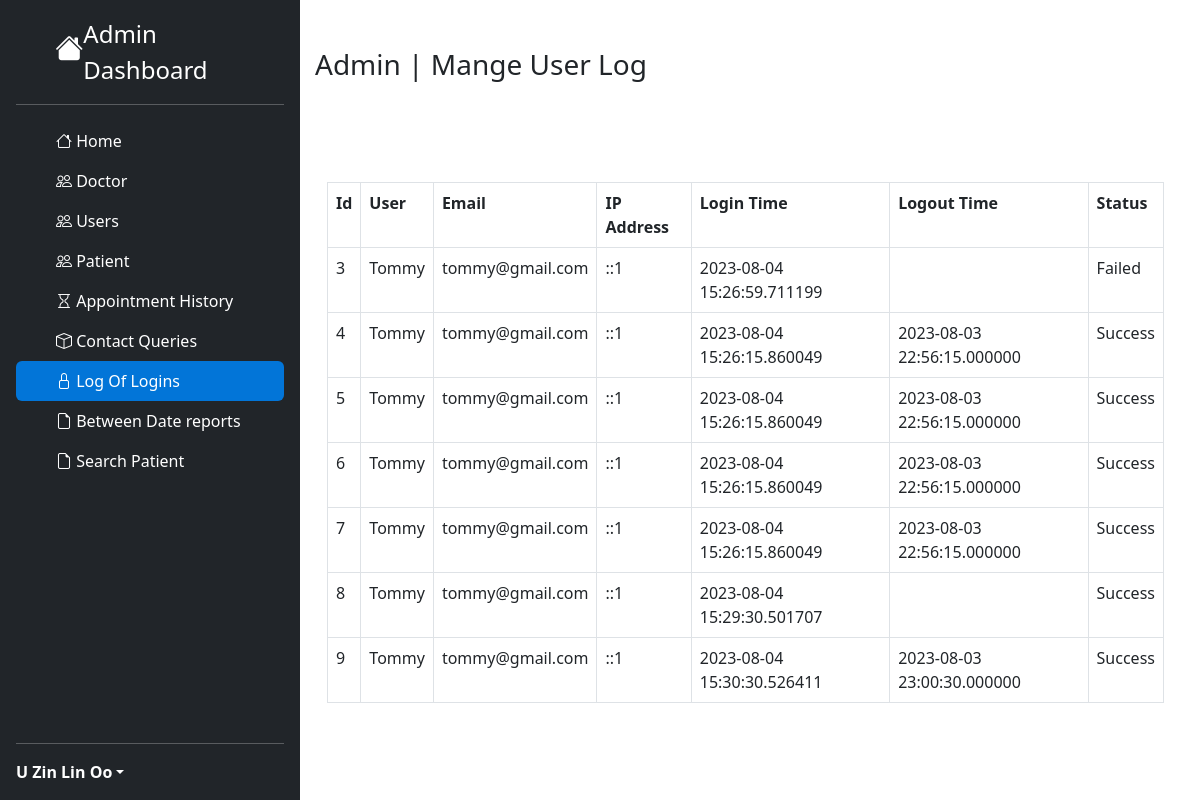
The app's page /admin/userlogs.php (signed in) with its own data.
### tables this page shows
CREATE TABLE `doctors` (
  `id` int(11) NOT NULL,
  `specialization` int(11) NOT NULL,
  `name` varchar(255) NOT NULL,
  `address` varchar(255) NOT NULL,
  `fees` int(11) NOT NULL,
  `contactno` bigint(15) NOT NULL,
  `email` varchar(255) NOT NULL,
  `password` varchar(255) NOT NULL,
  `createDate` date NOT NULL DEFAULT current_timestamp(),
  `updateDate` date NOT NULL DEFAULT current_timestamp()
);

CREATE TABLE `userslog` (
  `id` int(11) NOT NULL,
  `user_id` int(11) NOT NULL,
  `email` varchar(255) NOT NULL,
  `ip` varchar(25) NOT NULL,
  `logintime` timestamp(6) NOT NULL DEFAULT current_timestamp(6) ON UPDATE current_timestamp(6),
  `logouttime` timestamp(6) NULL DEFAULT NULL,
  `status` varchar(25) NOT NULL
);

CREATE TABLE `users` (
  `id` int(11) NOT NULL,
  `username` varchar(255) NOT NULL,
  `email` varchar(255) NOT NULL,
  `password` varchar(255) NOT NULL,
  `phone` bigint(15) NOT NULL
);

### Controller/queries.ctr.php (called while the page is built, shortened)
<?php
require 'connecttodb.pdo.php';
class queries
{
  public function selectall($table)
  {
    global $pdo;
    $stmt = $pdo->prepare("SELECT * FROM $table");
    $stmt->execute();
    return $stmt->fetchall();
  }
  public function select($table, $id)
  {
    global $pdo;
    $stmt = $pdo->prepare("SELECT * FROM $table WHERE id=$id");
    $stmt->execute();
    return $stmt->fetch(PDO::FETCH_ASSOC);
  }
}
?>

### admin/userlogs.php (the view, shortened to what this page needs)
<?php
include '../Resources/bootstrap.res.php';
include '../Controller/queries.ctr.php';
$query = new queries();
?>
<!DOCTYPE html>
<html lang="en" dir="ltr">
  <head>
  </head>
  <body>
    <div class="row" style="margin: 0px !important; margin-left: -12px !important;">
      <div class="col-3">
        <?php
        include 'sidebar.php';
        ?>
      </div>
      <div class="col-9">
        <div class="container mt-5">
          <h3>Admin | Mange User Log</h3>
          <div class="container" style="margin-top:100px;">
            <table class="table table-stripe table-bordered table-hover">
              <tr>
                <th>Id</th>
                <th>User</th>
                <th>Email</th>
                <th>IP Address</th>
                <th>Login Time</th>
                <th>Logout Time</th>
                <th>Status</th>
              </tr>
              <?php
              $datas = $query->selectall('userslog');
              foreach ($datas as $data) {
                $userdata = $query->select('users', $data['user_id']);
                ?>
              <tr>
                <td><?php echo $data['id']; ?></td>
                <td><?php echo $userdata['username']; ?></td>
                <td><?php echo $data['email']; ?></td>
                <td><?php echo $data['ip']; ?></td>
                <td><?php echo $data['logintime']; ?></td>
                <td><?php echo $data['logouttime']; ?></td>
                <td><?php echo $data['status']; ?></td>
              </tr>
              <?php
            }
            ?>
            </table>
          </div>
        </div>
      </div>
    </div>
  </body>
</html>

### admin/sidebar.php (shortened to what this page needs)
<div class="d-flex flex-column flex-shrink-0 p-3 text-white bg-dark" style="width: 25%; height:100%; position:fixed;">
    <a href="/HospitalProgram/users/" class="d-flex align-items-center mb-3 mb-md-0 me-md-auto text-white text-decoration-none">
      <svg class="" width="40" height="32"><i class="bi bi-house-fill h3"></i></svg>
      <span class="fs-4">Admin Dashboard</span>
    </a>
    <hr>
    <ul class="nav nav-pills flex-column mb-auto">
      <li class="nav-item">
        <a href="/HospitalProgram/admin/" class="nav-link home" aria-current="page">
          <svg class="bi me-2" width="16" height="16"><i class="bi bi-house"></i> </svg>
          Home
        </a>
      </li>
      <li>
        <a href="/HospitalProgram/admin/appointmenthistory.php" class="nav-link text-white doctor" data-bs-toggle="collapse" data-bs-target="#doc-collapse" aria-expanded="true">
          <svg class="bi me-2" width="16" height="16"><i class="bi bi-people"></i></svg>
          Doctor
        </a>
      </li>
      <li>
        <a href="/HospitalProgram/admin/appointmenthistory.php" class="nav-link text-white user" data-bs-toggle="collapse" data-bs-target="#user-collapse" aria-expanded="true">
          <svg class="bi me-2" width="16" height="16"><i class="bi bi-people"></i></svg>
          Users
        </a>
      </li>
      <li>
        <a href="/HospitalProgram/admin/appointmenthistory.php" class="nav-link text-white patient" data-bs-toggle="collapse" data-bs-target="#patient-collapse" aria-expanded="true">
          <svg class="bi me-2" width="16" height="16"><i class="bi bi-people"></i></svg>
          Patient
        </a>
      </li>
      <li>
        <a href="/HospitalProgram/admin/appointmenthistory.php" class="nav-link text-white appointmenthistory">
          <svg class="bi me-2" width="16" height="16"><i class="bi bi-hourglass"></i></svg>
          Appointment History
        </a>
      </li>
      <li>
        <a href="/HospitalProgram/admin/message.php" class="nav-link text-white message" data-bs-toggle="collapse" data-bs-target="#queires-collapse" aria-expanded="true">
          <svg class="bi me-2" width="16" height="16"><i class="bi bi-box"></i></svg>
          Contact Queries
        </a>
      </li>
      <li>
        <a href="/HospitalProgram/admin/message.php" class="nav-link text-white loginlog" data-bs-toggle="collapse" data-bs-target="#lock-collapse" aria-expanded="true">
          <svg class="bi me-2" width="16" height="16"><i class="bi bi-lock"></i></svg>
          Log Of Logins
        </a>
      </li>
      <li>
        <a href="/HospitalProgram/admin/bwreport.php" class="nav-link text-white betweendatereport">
          <svg class="bi me-2" width="16" height="16"><i class="bi bi-file-earmark"></i></svg>
          Between Date reports
        </a>
      </li>
      <li>
        <a href="/HospitalProgram/admin/searchpatient.php" class="nav-link text-white patientsearch">
          <svg class="bi me-2" width="16" height="16"><i class="bi bi-file-earmark"></i></svg>
          Search Patient
        </a>
      </li>
    </ul>
    <hr>
    <div class="dropdown">
      <a href="#" class="d-flex align-items-center text-white text-decoration-none dropdown-toggle" id="dropdownUser1" data-bs-toggle="dropdown" aria-expanded="false">
        <?php
        $id = $_SESSION['userid'];
        $doctordatadata = $query->select('doctors', $id);
        ?>
        <strong><?php echo $doctordatadata['name']; ?></strong>
      </a>
    </div>
  </div>

### admin/userlogs.php (style rules this page uses)
.home { color: white !important; }
.loginlog { background-color: #0275d8 !important; }

### records on screen
doctors: name "U Zin Lin Oo"
userslog: id "3", user.username "Tommy", email "tommy@gmail.com", ip "::1", logintime "2023-08-04 15:26:59.711199", status "Failed"
userslog: id "4", user.username "Tommy", email "tommy@gmail.com", ip "::1", logintime "2023-08-04 15:26:15.860049", logouttime "2023-08-03 22:56:15.000000", status "Success"
userslog: id "5", user.username "Tommy", email "tommy@gmail.com", ip "::1", logintime "2023-08-04 15:26:15.860049", logouttime "2023-08-03 22:56:15.000000", status "Success"
userslog: id "6", user.username "Tommy", email "tommy@gmail.com", ip "::1", logintime "2023-08-04 15:26:15.860049", logouttime "2023-08-03 22:56:15.000000", status "Success"
userslog: id "7", user.username "Tommy", email "tommy@gmail.com", ip "::1", logintime "2023-08-04 15:26:15.860049", logouttime "2023-08-03 22:56:15.000000", status "Success"
userslog: id "8", user.username "Tommy", email "tommy@gmail.com", ip "::1", logintime "2023-08-04 15:29:30.501707", status "Success"
userslog: id "9", user.username "Tommy", email "tommy@gmail.com", ip "::1", logintime "2023-08-04 15:30:30.526411", logouttime "2023-08-03 23:00:30.000000", status "Success"
